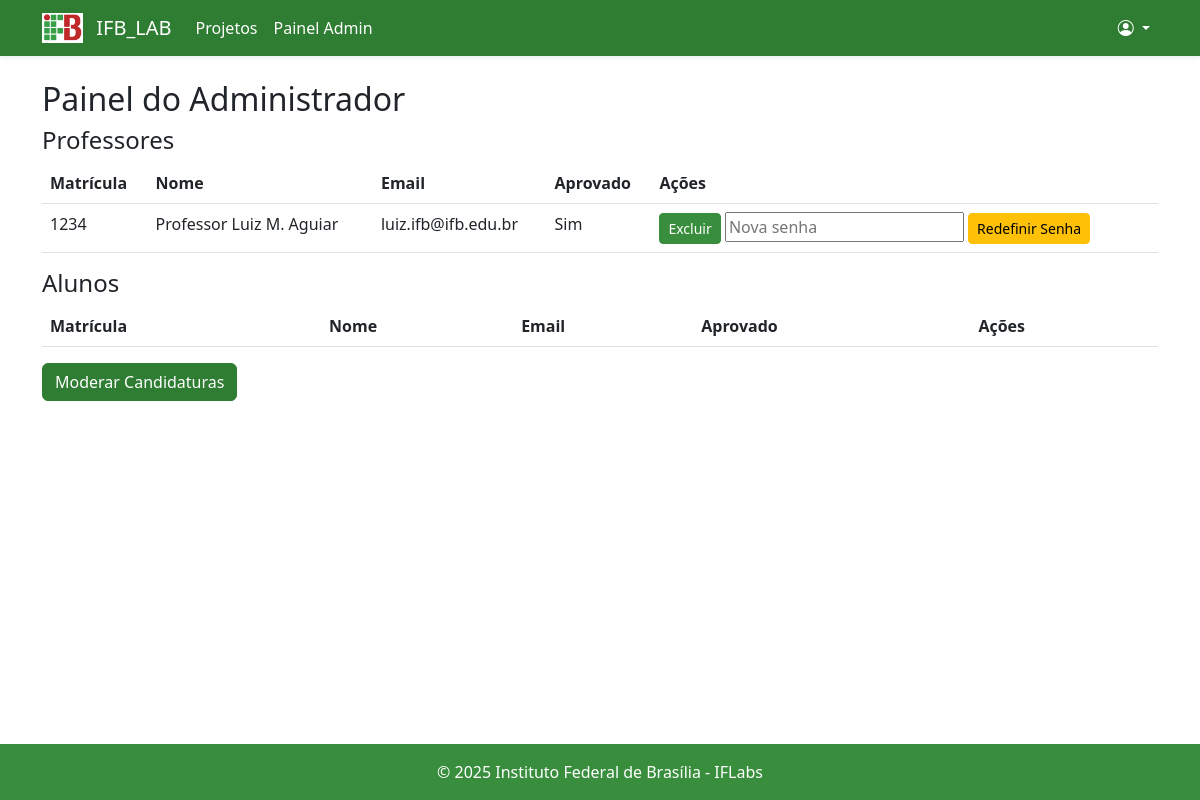
The app's page /admin/dashboard (signed in) with its own data.
### src/models.py (models this page shows, shortened)
class Professor(UserMixin, db.Model):
    __tablename__ = 'professor'
    matricula = db.Column(db.String(20), primary_key=True)
    nome = db.Column(db.String(100), nullable=False)
    email = db.Column(db.String(120), unique=True, nullable=False)
    senha = db.Column(db.String(128), nullable=False)
    sobre = db.Column(db.Text, nullable=True)
    foto_perfil = db.Column(db.String(255), nullable=True)  # Caminho da foto
    aprovado = db.Column(db.Boolean, default=False)  # Novo campo para aprovação
    projetos = db.relationship('Projeto', backref='autor', lazy=True)

### main.py (the view)
@app.route('/admin/dashboard')
@login_required
def admin_dashboard():
    if not hasattr(current_user, 'tipo') or current_user.tipo != 'admin':
        abort(403)
    professores = Professor.query.all()
    alunos = Aluno.query.all()
    return render_template('admin/dashboard.html', professores=professores, alunos=alunos)

### main.py (called while the page is built)
@login_manager.user_loader
def load_user(user_id):
    user = Aluno.query.filter_by(matricula=user_id).first()
    if user:
        user.tipo = 'aluno'
        return user
    user = Professor.query.filter_by(matricula=user_id).first()
    if user:
        user.tipo = 'professor'
        return user
    try:
        admin = Admin.query.filter_by(id=int(user_id)).first()
        if admin:
            admin.tipo = 'admin'
            return admin
    except (ValueError, TypeError):
        pass
    return None

### templates/admin/dashboard.html (shortened to what this page needs)
{% extends "base.html" %}
{% block content %}
<h2>Painel do Administrador</h2>
<h4>Professores</h4>
<table class="table">
    <thead>
        <tr>
            <th>Matrícula</th><th>Nome</th><th>Email</th><th>Aprovado</th><th>Ações</th>
        </tr>
    </thead>
    <tbody>
        {% for prof in professores %}
        <tr>
            <td>{{ prof.matricula }}</td>
            <td>{{ prof.nome }}</td>
            <td>{{ prof.email }}</td>
            <td>{{ 'Sim' if prof.aprovado else 'Não' }}</td>
            <td>
                <form method="POST" action="{{ url_for('admin_excluir_usuario', tipo='professor', matricula=prof.matricula) }}" style="display:inline;">
                    <button type="submit" class="btn btn-danger btn-sm">Excluir</button>
                </form>
                <form method="POST" action="{{ url_for('admin_redefinir_senha', tipo='professor', matricula=prof.matricula) }}" style="display:inline;">
                    <input type="text" name="nova_senha" placeholder="Nova senha" required>
                    <button type="submit" class="btn btn-warning btn-sm">Redefinir Senha</button>
                </form>
            </td>
        </tr>
        {% endfor %}
    </tbody>
</table>
<h4>Alunos</h4>
<table class="table">
    <thead>
        <tr>
            <th>Matrícula</th><th>Nome</th><th>Email</th><th>Aprovado</th><th>Ações</th>
        </tr>
    </thead>
</table>
<a href="{{ url_for('admin_candidaturas') }}" class="btn btn-outline-primary">Moderar Candidaturas</a>
{% endblock %}

### static/css/main.css (style rules this page uses)
:root { --verde-ifb: #2E7D32; --branco: #FFFFFF; }
:root { --verde-ifb: #2E7D32; --vermelho-ifb: #388e3c; --branco: #FFFFFF; --cinza-claro: #F8F9FA; }
body { background-color: var(--branco); font-family: 'Segoe UI', Tahoma, Geneva, Verdana, sans-serif; display: flex; flex-direction: column; min-height: 100vh; }
.btn-outline-primary, .btn-outline-primary:visited, .btn-outline-primary:active, .btn-outline-primary:focus, .btn-outline-primary:hover { color: var(--verde-ifb) !important; border-color: var(--verde-ifb) !important; background-color: var(--branco) !important; }
.btn-danger { background-color: var(--vermelho-ifb); border-color: var(--vermelho-ifb); }
a { color: var(--verde-ifb); }
.bg-primary, .text-primary, .border-primary, .btn-primary, .btn-outline-primary, .badge.bg-primary, .navbar.bg-primary, .navbar-dark.bg-primary, .navbar .navbar-brand, .navbar .navbar-toggler-icon { background-color: var(--verde-ifb) !important; color: var(--branco) !important; border-color: var(--verde-ifb) !important; }

### records on screen
Professor: matricula "1234", nome "Professor Luiz M. Aguiar", email "luiz.ifb@ifb.edu.br", aprovado "Sim"
